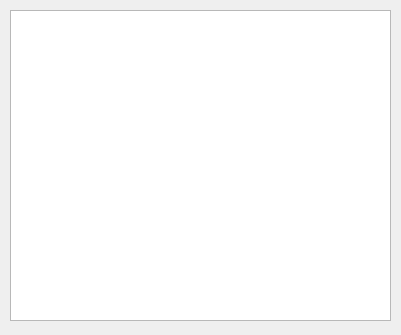
<?xml version="1.0" encoding="UTF-8"?>
<ui version="4.0">
 <class>MainWindow</class>
 <widget class="QMainWindow" name="MainWindow">
  <property name="geometry">
   <rect>
    <x>0</x>
    <y>0</y>
    <width>401</width>
    <height>335</height>
   </rect>
  </property>
  <property name="minimumSize">
   <size>
    <width>310</width>
    <height>150</height>
   </size>
  </property>
  <property name="windowTitle">
   <string>Pavel Sushko Lab1</string>
  </property>
  <widget class="QWidget" name="centralWidget">
   <widget class="QGraphicsView" name="graphicsView">
    <property name="geometry">
     <rect>
      <x>10</x>
      <y>10</y>
      <width>381</width>
      <height>311</height>
     </rect>
    </property>
   </widget>
  </widget>
 </widget>
 <layoutdefault spacing="6" margin="11"/>
 <resources/>
 <connections/>
</ui>
